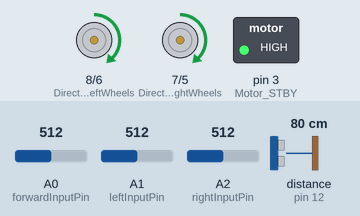
This sketch was run on a simulated Arduino Uno, built with avr-gcc and run on an emulated ATmega328P. Parts: direction and speed pins drawn as motors (green arrow = direction pin HIGH = forward, orange = LOW = backward, longer = more drive, stopped while the standby pin is LOW), switched loads named in the sketch (green lamp = pin HIGH). Wiring (inferred from the names in the program): ultrasonic range finder: trigger pin 13; echo pin 12. The inputs (shaded band) are chosen by the test bench; at power-on: distance to the obstacle (sensor on pin 12) 80 cm, A0 (forwardInputPin) = 512, A1 (leftInputPin) = 512, A2 (rightInputPin) = 512. The echo pulse lasts 58.3 µs per cm; pins used as bus, display or sensor lines are not drawn.

Above: at 1.2 s.
1.3 s: distance to the obstacle (sensor on pin 12) set to 2 cm
At 3.7 s:
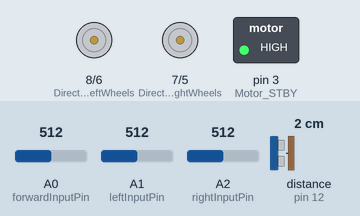
4.3 s: A0 (forwardInputPin) set to 158
5.8 s: A0 (forwardInputPin) set to 138
At 8.2 s:
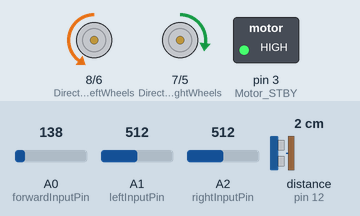
8.8 s: A1 (leftInputPin) set to 161
10.3 s: A1 (leftInputPin) set to 134
At 12.9 s:
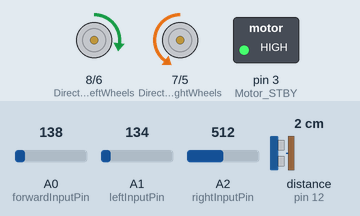
13.3 s: A2 (rightInputPin) set to 160
14.8 s: A2 (rightInputPin) set to 140
At 15.37 s:
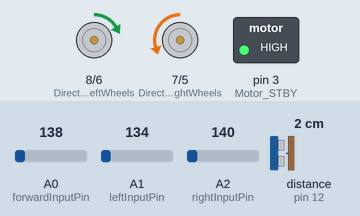
Timing chart, 0 to 17.8 s (numbered marks = the images above; inputs shaded):
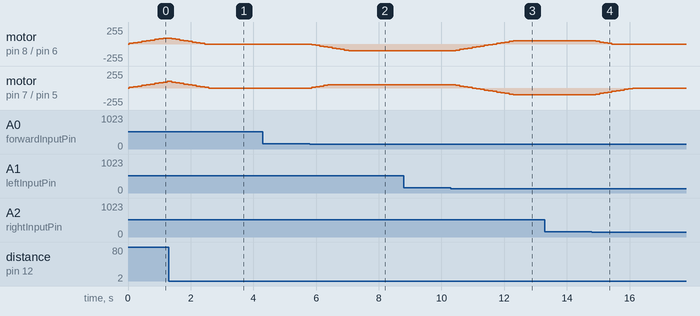

The sketch:

RatCar.ino
```cpp
// Rat Car
// For Elegoo Smart Robot Car v4 kit: Arduino Uno R3 and Elegoo SmartCar-Shield-V1.1 with TB6612 motor driver, HC-SR04 ultrasonic distance sensor and MPU6050 inertial sensor module

// Based on the design at https://www.instructables.com/Rat-Operated-Vehicle/ but the code it links to at https://github.com/LElizabethCrawford/RatCarCode/blob/master/Rat_Car_Code.ino
// was for a V3 Elegoo Smart Car Kit and has been rewritten here to work with the V4 kit as currently sold in 2025.

// The code here replaces all the default Elegoo programs for the Smart Car V4 kit. The line tracking sensor is not used and need not be fitted when building the kit as it's
// cable is repurposed as described below to access the analog input pins for the drivers controls, the inertial sensor may be fitted but is not currently used in this code,
// the ultrasonic distance sensor is used (but without using the servo motor to turn it to point in different directions, it is simply left pointing straight ahead) for collision
// avoidance but this could be easily disabled by simply setting OBSTACLE_AVOIDANCE_DISTANCE to 0 in the "USER CONFIGURABLE VALUES" section below or commenting out or removing the
// call to getObstacleDistance() in the main "loop()" section of the code.

// I recommend tapping into the A0, A1 and A2 pins and a +5v supply for the floor plate by cutting and repurposing the cable for the line tracking module and soldering it to a small piece of
// stripboard or similar to hold the 3x 1M Ohm resistors required. I then soldered dupont wires to the other sides of the resistors to allow for easy connection/disconnection of the drivers
// controls and compartment.

// For the Arduino IDE setup, install “Smartcar shield” by Dimitris Platis from the Library Manager tab in the IDE, this will also install it’s dependencies
// which are “Servo” by Michael Margolis, “ESP32 AnalogWrite” by ERROPiX and “ServoESP32” by Jaroslav Paral and provide all the necessary libraries to compile and flash this code.
// Select the USB to serial port your Arduino shows up as (eg. /dev/tty.usbserial-01 or similar) and choose "Arduino Uno" as the board type for an Uno R3 as supplied with the Elegoo kit V4.

// The speeds defined here (MAXSPEED values) seem sufficient for a medium to large rat without being too fast for initial training, but you may need to increase them if the car doesn't
// have enough power to move away from a standing start with heavier rats or once the driver has more experience and can safely control the car at higher speeds.

// The various Serial.print("Something: "); and Serial.println(SomeVariable); calls have been left in place but commented out so they can be easily uncommented for initial debugging and
// calibration using the serial monitor to see what values are being reported.

// The controlThrehold chosen may be quite individual to your build of the car, I found that the values detected when not touching the control wires can be significantly affected by
// noise from the USB connection, and also by what was connected to the control side of the circuit (ie just the dupont wires, or them plus the actual control wires the rat uses to drive)
// so although using the serial monitor is helpful to find an approximate starting point for controlThresold it will also be necessary to test the final configuration and iteratively tweak
// the controlThrehold value to be as low as possible so the controls are sensitive and always respond to being touched, whilst also setting the value high enough to avoid uncommanded motion.

// loopTime is somewhat arbitrarily set to 100ms here but it seems about right, this value will interact with the ACCELERATION value chosen, as each iteration through the control loop
// once every loopTime will result in a change of ACCELERATION in the commanded speed, so a shorter loopTime will increase the speed at which the car accelerates and decelerates, as will
// an increase ACCELERATION value.

// This version of the code performs rotation movements (when one of the L/R direction controls is activated without forward motion being commanded) with an overall slight backwards motion,
// to facilitate the rats turning/reversing away from an obstacle that they have driven up against preventing an on-the-spot rotation. The movestate 3 and movestate 5 code can be seen to still
// command a forward movement of the wheels on the side of the car opposite the rotation direction, but since it is slower than the backward motion of the wheels on the side of the rotation
// direction the overall effect is a slightly backwards motion during the rotation which is sufficient to move away from even an obstacle touching the front of the car.

// Paul Bryden-Bradley


// -----------------------------------------------------------------------------------------------------------------------------------
// USER CONFIGURABLE VALUES SECTION

// Control sensitivity:
int controlThreshold = 150;  // minimum ADC reading for touch sensor to activate, around 150 seems sufficient
                             // increase if uncommanded motions occur and decrease if controls are too insensitive

// Acceleration and turn sharpness
int ACCELERATION = 10;  // 1 feels laggy, 50 feels lurchy.
int TURN_OFFSET = 30;  // Adjust how sharp it turns, about a third of MAXSPEED is the maximum practical value before the
                       // differences between left and right motors begin to make one turn direction sharper than the other

// Max speed of wheels during forward or turning motion, defined for each side separately to allow correcting uncommanded turns
// Adjust both values together proportionately to increase or decrease the maximum overall speed
int MAXSPEED_LEFTWHEELS = 120;     // Maximum speed of left wheels PWM min-max = 0-255
int MAXSPEED_RIGHTWHEELS = 120;     // Maximum speed of right wheels PWM min-max = 0-255

// Max speed of wheels during rotating motion, defined for each side separately to allow correcting for differences between motors
// Adjust both values together proportionately to increase or decrease the maximum overall speed of rotating motion
int MAXSPEED_LEFTWHEELS_ROTATION = 100;     // Maximum speed of left wheels during rotation, PWM min-max = 0-255
int MAXSPEED_RIGHTWHEELS_ROTATION = 100;     // Maximum speed of right wheels during rotation, PWM min-max = 0-255

// Obstacle avoidance
#define OBSTACLE_AVOIDANCE_DISTANCE 20 // Distance to an obstacle (in centimeters) below which we initiate obstacle avoidance measures
                                       // If we are closer to an obstacle than this distance, only rotating motion is allowed

// Time between control loop iterations
int loopTime = 100; // Time in milliseconds between iterations of the main control loop that accelerates/decelerates the car.

// END OF USER CONFIGURABLE VALUES SECTION
// -----------------------------------------------------------------------------------------------------------------------------------


// -----------------------------------------------------------------------------------------------------------------------------------
// PIN DEFINITIONS AND VARIABLE DECLARATIONS

//TB6612 with pins renamed from SRC4.0 DeviceDriverSet_xxx0.h
#define PWM_RightWheels 5        // Controls PWM speed of right wheels, range 0-255
#define PWM_LeftWheels 6         // Controls PWM speed of left wheels, range 0-255
#define Direction_LeftWheels 8   // Controls direction of left motors, HIGH = FORWARD, LOW = REVERSE
#define Direction_RightWheels 7  // Controls direction of right motors, HIGH = FORWARD, LOW = REVERSE
#define Motor_STBY 3             // Controls motor standby, HIGH = Motors Enabled, LOW = Motors Disabled

//HC-SR04 ultrasonic distance sensor
#define ULTRASONIC_TRIG_PIN 13      // Arduino pin tied to trigger pin on the ultrasonic sensor.
#define ULTRASONIC_ECHO_PIN 12      // Arduino pin tied to echo pin on the ultrasonic sensor.
#define ULTRASONIC_MAX_DISTANCE 100 // Maximum distance we want to ping for (in centimeters). Maximum sensor distance is rated at 400-500cm.

//Mode switch push button on Elegoo Smart Car Shield
#define modeSwitch 2             // Mode Switch input

// Control inputs
const byte forwardInputPin = A0;     // the forward touch sensor
const byte leftInputPin = A1;     // the left touch sensor
const byte rightInputPin = A2;     // the right touch sensor

// Decaration of variables

int forwardInputVal = 0;
int leftInputVal = 0;
int rightInputVal = 0;

int CURRENTSPEED_LEFTWHEELS = 0;   // Current speed of left wheels PWM min-max = 0-255
int CURRENTSPEED_RIGHTWHEELS = 0;   // Current speed of right wheels PWM min-max = 0-255
int TARGETSPEED_LEFTWHEELS = 0;   // Target speed of left wheels PWM min-max = 0-255
int TARGETSPEED_RIGHTWHEELS = 0;   // Target speed of right wheels PWM min-max = 0-255

int moveState = 0;    // 0:stop, 1: forward, 2: turn left, 3: rotate left, 4: turn right, 5: rotate right.
int oldMoveState = 0;

int obstacleDistance = 0; // Ultrasonic sensed distance to obstacle

bool LEFT_FORWARD = true;
bool RIGHT_FORWARD = true;

// END OF PIN DEFINITIONS AND VARIABLE DECLARATIONS
// -----------------------------------------------------------------------------------------------------------------------------------


// Init function that runs once at power on
void setup() {

  Serial.begin(9600);  // Serial monitor

  // Setup motor IO pins
  pinMode(PWM_RightWheels, OUTPUT);
  pinMode(PWM_LeftWheels, OUTPUT);
  pinMode(Direction_LeftWheels, OUTPUT);
  pinMode(Direction_RightWheels, OUTPUT);
  pinMode(Motor_STBY, OUTPUT);

  // Setup ultrasonic sensor IO pins
  pinMode(ULTRASONIC_ECHO_PIN, INPUT); //Ultrasonic module initialization
  pinMode(ULTRASONIC_TRIG_PIN, OUTPUT);

  // Enable and init the motors
  digitalWrite(Motor_STBY, HIGH);  //Enable Motors to run
  digitalWrite(Direction_LeftWheels,HIGH); // Set left wheels to go forwards initially
  digitalWrite(Direction_RightWheels,HIGH); // Set right wheels to go forwards initially

  // Set motors to zero speed initially
  digitalWrite(PWM_RightWheels, LOW);   // Set zero speed on right wheels
  digitalWrite(PWM_LeftWheels, LOW);   // Set zero speed on left wheels

  // Wait for mode switch to be pressed for testing
  // while (digitalRead(modeSwitch) == 1) ; // Do nothing until mode switch is pressed and state becomes 0


}

// Main loop
void loop() {

  getObstacleDistance();

  moveState = checkInputs(); // 0: stop, 1: forward, 2: turn left, 3: rotate left, 4: turn right, 5: rotate right.

  if(obstacleDistance <= OBSTACLE_AVOIDANCE_DISTANCE && moveState == 1){ // if moveState 1 (forward) is active but we are near to an obstacle
    // Serial.print("Stopped from forward motion due to obstacleDistance ");
    // Serial.print(obstacleDistance);
    // Serial.println("cm");
    moveState = 0; // Stop
  } else if (obstacleDistance <= OBSTACLE_AVOIDANCE_DISTANCE && moveState == 2){ // if moveState 2 (turn left) is active but we are near to an obstacle
    // Serial.print("Stopped from turn left motion due to obstacleDistance ");
    // Serial.print(obstacleDistance);
    // Serial.println("cm");
    moveState = 0; // Stop
  } else if (obstacleDistance <= OBSTACLE_AVOIDANCE_DISTANCE && moveState == 4){ // if moveState 4 (turn right) is active but we are near to an obstacle
    // Serial.print("Stopped from turn right motion due to obstacleDistance ");
    // Serial.print(obstacleDistance);
    // Serial.println("cm");
    moveState = 0; // Stop
  }
  else
  {
    // If obstacle avoidance not triggered leave moveState at whatever checkInputs() returned
  }

  // Serial.print("moveState ");
  // Serial.println(moveState);

  if (oldMoveState != moveState)
    setTarget(moveState);

  move();

  oldMoveState = moveState;

  delay(loopTime); // Delay loopTime ms until checking the inputs and updating the target speeds again

}

// Function to check the control inputs, returns moveState - 0: stop, 1: forward, 2: turn left, 3: rotate left, 4: turn right, 5: rotate right.
int checkInputs()
{
  leftInputVal = analogRead(leftInputPin);
  delay(10);
  leftInputVal = analogRead(leftInputPin);

  forwardInputVal = analogRead(forwardInputPin);
  delay(10);
  forwardInputVal = analogRead(forwardInputPin);

  rightInputVal = analogRead(rightInputPin);
  delay(10);
  rightInputVal = analogRead(rightInputPin);

//  Serial.print("forward: ");
//  Serial.println(forwardInputVal);
//
//  Serial.print("left: ");
//  Serial.println(leftInputVal);
//
//  Serial.print("right: ");
//  Serial.println(rightInputVal);
//  delay(250);

  if(leftInputVal > controlThreshold && forwardInputVal > controlThreshold){
    moveState = 2;
  } else if (rightInputVal > controlThreshold && forwardInputVal > controlThreshold){
    moveState = 4;
  } else if (leftInputVal > controlThreshold){
    moveState = 3;
  } else if (rightInputVal > controlThreshold){
    moveState = 5;
  } else if (forwardInputVal > controlThreshold){
    moveState = 1;
  } else {
    moveState = 0;  // Touching none is stop.
  }

  //  Serial.println(moveState);

  return (moveState);
}

// Function to set the target speed of the wheels - accepts the desired moveState as an argument, 0: stop, 1: forward, 2: turn left, 3: rotate left, 4: turn right, 5: rotate right.
void setTarget(int)
{
  switch(moveState){
    case 0:
      //Serial.println("moveState 0 (stop) activated in function setTarget");
      TARGETSPEED_LEFTWHEELS = 0;
      TARGETSPEED_RIGHTWHEELS = 0;
      break;

    case 1:
      //Serial.println("moveState 1 (forward) activated in function setTarget");
      TARGETSPEED_LEFTWHEELS = MAXSPEED_LEFTWHEELS;
      TARGETSPEED_RIGHTWHEELS = MAXSPEED_RIGHTWHEELS;
      break;

   case 2:
      //Serial.println("moveState 2 (turn left) activated in function setTarget");
      TARGETSPEED_LEFTWHEELS = MAXSPEED_LEFTWHEELS - TURN_OFFSET;
      TARGETSPEED_RIGHTWHEELS = MAXSPEED_RIGHTWHEELS;
      break;

   case 3:
      //Serial.println("moveState 3 (rotate left) activated in function setTarget");
      TARGETSPEED_LEFTWHEELS = MAXSPEED_LEFTWHEELS_ROTATION * -1;
      TARGETSPEED_RIGHTWHEELS = MAXSPEED_RIGHTWHEELS_ROTATION * 0.5;
      break;

   case 4:
      //Serial.println("moveState 4 (turn right) activated in function setTarget");
      TARGETSPEED_LEFTWHEELS = MAXSPEED_LEFTWHEELS;
      TARGETSPEED_RIGHTWHEELS = MAXSPEED_RIGHTWHEELS - TURN_OFFSET;
      break;

   case 5:
      //Serial.println("moveState 5 (rotate right) activated in function setTarget");
      TARGETSPEED_LEFTWHEELS = MAXSPEED_LEFTWHEELS_ROTATION * 0.5;
      TARGETSPEED_RIGHTWHEELS = MAXSPEED_RIGHTWHEELS_ROTATION * -1;
      break;
  }
}

// Function to move the car
void move()
{
  // Accelerate or decelerate the right wheels towards their target speed
  if(CURRENTSPEED_RIGHTWHEELS < TARGETSPEED_RIGHTWHEELS){
    CURRENTSPEED_RIGHTWHEELS +=ACCELERATION;
  }
  if(CURRENTSPEED_RIGHTWHEELS > TARGETSPEED_RIGHTWHEELS){
    CURRENTSPEED_RIGHTWHEELS -=ACCELERATION;
  }
  // Accelerate or decelerate the left wheels towards their target speed
  if(CURRENTSPEED_LEFTWHEELS < TARGETSPEED_LEFTWHEELS){
    CURRENTSPEED_LEFTWHEELS +=ACCELERATION;
  }
  if(CURRENTSPEED_LEFTWHEELS > TARGETSPEED_LEFTWHEELS){
    CURRENTSPEED_LEFTWHEELS -=ACCELERATION;
  }

  // If necessary, switch the left wheels direction by setting state of Direction_LeftWheels pin, HIGH = FORWARD, LOW = REVERSE
  if(CURRENTSPEED_LEFTWHEELS < 0 && LEFT_FORWARD){ // If LEFT_FORWARD is true (left wheels are going forwards) and the new commanded speed for the left wheels is negative set them to go backwards and update the LEFT_FORWARD boolean to match
      digitalWrite(Direction_LeftWheels,LOW); // Set left wheels to go backwards
      LEFT_FORWARD = false;
  }
  if(CURRENTSPEED_LEFTWHEELS > 0 && !LEFT_FORWARD){ // If LEFT_FORWARD is false (left wheels are going backwards) and the new commanded speed for the left wheels is positive set them to go forwards and update the LEFT_FORWARD boolean to match
      digitalWrite(Direction_LeftWheels,HIGH); // Set left wheels to go forwards
      LEFT_FORWARD = true;
  }

  // If necessary, switch the right wheels direction by setting state of Direction_RightWheels pin, HIGH = FORWARD, LOW = REVERSE
  if(CURRENTSPEED_RIGHTWHEELS < 0 && RIGHT_FORWARD){ // If RIGHT_FORWARD is true (right wheels are going forwards) and the new commanded speed for the right wheels is negative set them to go backwards and update the RIGHT_FORWARD boolean to match
      digitalWrite(Direction_RightWheels,LOW); // Set right wheels to go backwards
      RIGHT_FORWARD = false;
  }
  if(CURRENTSPEED_RIGHTWHEELS > 0 && !RIGHT_FORWARD){ // If RIGHT_FORWARD is false (right wheels are going backwards) and the new commanded speed for the right wheels is positive set them to go forwards and update the RIGHT_FORWARD boolean to match
      digitalWrite(Direction_RightWheels,HIGH); // Set right wheels to go forwards
      RIGHT_FORWARD = true;
  }

  // Write the new commanded speeds to the PWM output pins
  analogWrite(PWM_LeftWheels, abs(CURRENTSPEED_LEFTWHEELS));
  analogWrite(PWM_RightWheels, abs(CURRENTSPEED_RIGHTWHEELS));

  // Serial.print("Left wheels forward:");
  // Serial.println(LEFT_FORWARD);
  // Serial.print("Right wheels forward:");
  // Serial.println(RIGHT_FORWARD);


  // Serial.print("Left wheels speed:");
  // Serial.println(CURRENTSPEED_LEFTWHEELS);
  // Serial.print("Right wheels speed:");
  // Serial.println(CURRENTSPEED_RIGHTWHEELS);
}

// Function to poll the ultrasonic sensor and return the distance to the nearest obstacle
void getObstacleDistance()
{
  digitalWrite(ULTRASONIC_TRIG_PIN, LOW);
  delayMicroseconds(2);
  digitalWrite(ULTRASONIC_TRIG_PIN, HIGH);
  delayMicroseconds(10);
  digitalWrite(ULTRASONIC_TRIG_PIN, LOW);

  obstacleDistance = ((unsigned int)pulseIn(ULTRASONIC_ECHO_PIN, HIGH) / 58);
  if (obstacleDistance > ULTRASONIC_MAX_DISTANCE)
  {
    obstacleDistance = ULTRASONIC_MAX_DISTANCE;
  }

  //  Serial.print(obstacleDistance);
  //  Serial.println("cm");

  return (obstacleDistance);
}
```

Measured:
- the behaviour switches between 151 and 150 on A0 (forwardInputPin) (found by bisection; images 1 and 2)
- the behaviour switches between 151 and 150 on A1 (leftInputPin) (found by bisection; images 2 and 3)
- the behaviour switches between 151 and 150 on A2 (rightInputPin) (found by bisection; images 3 and 4)
- after the input at 1.3 s, motor on pin 8 (Direction_LeftWheels) / pin 6 (PWM_LeftWheels): moves from forward 90/255 to stopped over 1.1 s, starting after 0.09 s
- after the input at 4.3 s, every drawn part: stays the same
- after the input at 5.8 s, motor on pin 8 (Direction_LeftWheels) / pin 6 (PWM_LeftWheels): moves from stopped to backward 100/255 over 1.2 s, starting after 0.05 s; motor on pin 7 (Direction_RightWheels) / pin 5 (PWM_RightWheels): moves from stopped to forward 50/255 over 0.53 s, starting after 0.05 s
- after the input at 8.8 s, every drawn part: stays the same
- after the input at 10.3 s, motor on pin 8 (Direction_LeftWheels) / pin 6 (PWM_LeftWheels): moves from backward 100/255 to forward 50/255 over 1.8 s, starting after 0.15 s; motor on pin 7 (Direction_RightWheels) / pin 5 (PWM_RightWheels): moves from forward 50/255 to backward 100/255 over 1.8 s, starting after 0.15 s
- after the input at 13.3 s, every drawn part: stays the same
- after the input at 14.8 s, motor on pin 8 (Direction_LeftWheels) / pin 6 (PWM_LeftWheels): moves from forward 50/255 to stopped over 0.53 s, starting after 0.11 s; motor on pin 7 (Direction_RightWheels) / pin 5 (PWM_RightWheels): moves from backward 100/255 to stopped over 1.2 s, starting after 0.11 s
